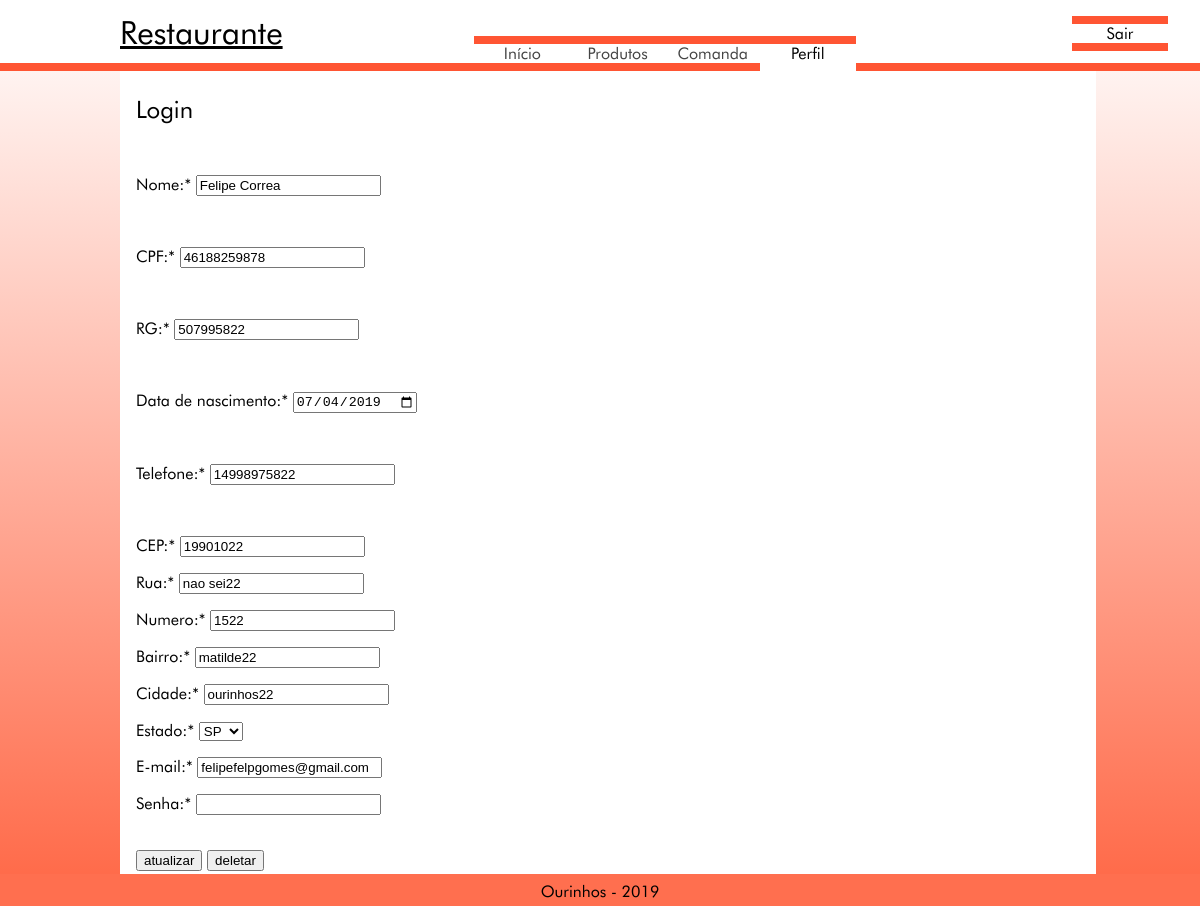
The page /pages/perfil.php (signed in) on the database its author committed.
### tables this page shows
CREATE TABLE IF NOT EXISTS `usuarios` (
  `pkusuario` int(11) NOT NULL AUTO_INCREMENT,
  `nome` varchar(50) NOT NULL,
  `cpf` varchar(50) NOT NULL,
  `rg` varchar(50) NOT NULL,
  `email` varchar(50) NOT NULL,
  `datanascimento` date NOT NULL,
  `datacadastro` timestamp NOT NULL DEFAULT CURRENT_TIMESTAMP ON UPDATE CURRENT_TIMESTAMP,
  `senha` varchar(50) NOT NULL,
  `fktelefone` int(11) NOT NULL,
  `fkendereco` int(11) NOT NULL,
  PRIMARY KEY (`pkusuario`),
  KEY `fk_user_endereco` (`fkendereco`),
  KEY `fk_user_telefone` (`fktelefone`),
  CONSTRAINT `fk_user_endereco` FOREIGN KEY (`fkendereco`) REFERENCES `enderecos` (`pkendereco`) ON DELETE RESTRICT ON UPDATE RESTRICT,
  CONSTRAINT `fk_user_telefone` FOREIGN KEY (`fktelefone`) REFERENCES `telefones` (`pktelefone`)
);

### class/ext/conBD.php (called while the page is built, shortened)
<?php
class conBD {
    private $user = "felipecg";
    private $key = "";
    private $host = "localhost";
    private $nameDb = "comanda";
    function getUser() {
        return $this->user;
    }
    function getKey() {
        return $this->key;
    }
    function getHost() {
        return $this->host;
    }
    function getNameDb() {
        return $this->nameDb;
    }
    function conectarBD($falha) {
        $user = $this->getUser();
        $key = $this->getKey();
        $host = $this->getHost();
        $nameDb = $this->getNameDb();
        $con = mysqli_connect($host, $user, $key, $nameDb) or die($falha . mysqli_error($con));
        return $con;
    }
}

### class/DAO/usuarioDAO.php (called while the page is built, shortened)
<?php
$root = $_SERVER["DOCUMENT_ROOT"];
require_once $root . '/class/ext/conBD.php';
class usuarioDAO extends conBD {
    private $linkBD;
    function getLinkBD() {
        return $this->linkBD;
    }
    function setLinkBD($linkBD) {
        $this->linkBD = $linkBD;
    }
    function consultaDadosUsuario() {
        if (!isset($_SESSION)) {
            header("location:./login.php");
        } else if (isset($_SESSION["login"]) && isset($_SESSION["senha"])) {
            $login=$_SESSION["login"];
            $senha=$_SESSION["senha"];
            $query = "SELECT usuarios.nome, usuarios.email, usuarios.cpf, usuarios.rg, usuarios.datanascimento, ENDERECO.rua, ENDERECO.numero, ENDERECO.bairro, ENDERECO.cidade, ENDERECO.estado, ENDERECO.cep, TELEFONE.telefone FROM usuarios,(SELECT * FROM enderecos WHERE enderecos.pkendereco = (SELECT usuarios.fkendereco FROM usuarios where usuarios.email = '$login' AND usuarios.senha = '$senha')) AS ENDERECO,(SELECT * FROM telefones where telefones.pktelefone = (SELECT usuarios.fktelefone FROM usuarios where usuarios.email = '$login' AND usuarios.senha = '$senha')) AS TELEFONE WHERE usuarios.email = '$login' AND usuarios.senha = '$senha'";
            $result = mysqli_query($this->getLinkBD(), $query);
            if(mysqli_num_rows($result) == 1){
                $registro = mysqli_fetch_array($result);
                return $registro;
            }
            else{
                header("location:./perfil.php");
            }
            exit();
        }
    }
}

### pages/cont/perfil.php (the view, shortened to what this page needs)
<?php
class perfil {
    function conteudo($dados) {
        $estado = array('AC' => '', 'AL' => '', 'AM' => '', 'AP' => '', 'BA' => '', 'CE' => '', 'DF' => '', 'ES' => '', 'GO' => '', 'MA' => '', 'MG' => '', 'MS' => '', 'MT' => '', 'PA' => '', 'PB' => '', 'PE' => '', 'PI' => '', 'PR' => '', 'RJ' => '', 'RN' => '', 'RS' => '', 'RO' => '', 'RR' => '', 'SC' => '', 'SE' => '', 'SP' => '', 'TO' => '');
        $dadosEstadoM = strtoupper($dados['estado']);
        $estado["$dadosEstadoM"] = 'selected';
        $conteudoEstado = null;
        foreach ($estado as $key => $value) {
            $conteudoEstado .= "<option value = '$key' $value>$key</option>\n";
        }
        $conteudo = "<div class = 'item-campo'>\n"
                . "<div id='conteudo'>\n"
                . "<form action='' method='POST'>\n"
                . "<p><span style='font-size:1.5em;'>Login</span></p>\n"
                . "<br>\n"
                . "<p><span>Nome:* </span>\n"
                . "<input type='text' name='nome' value='$dados[nome]'/></p>\n"
                . "<br>\n"
                . "<p><span>CPF:* </span>\n"
                . "<input type='text' name='cpf' value='$dados[cpf]'/></p>\n"
                . "<br>\n"
                . "<p><span>RG:* </span>\n"
                . "<input type='text' name='rg' value='$dados[rg]'/></p>\n"
                . "<br>\n"
                . "<p><span>Data de nascimento:* </span>\n"
                . "<input type='date' name='datanascimento'  value='$dados[datanascimento]'/></p>\n"
                . "<br>\n"
                . "<p><span>Telefone:* </span>\n"
                . "<input type='text' name='telefone' value='$dados[telefone]'/></p>\n"
                . "<br>\n"
                . "<p><span>CEP:* </span><input type = 'text' name = 'cep' id = 'cep' value='$dados[cep]' onblur = 'pesquisacep(this.value);'/></p>\n"
                . "<p><span>Rua:* </span><input type = 'text' name = 'rua' id = 'rua' value='$dados[rua]'/></p>\n"
                . "<p><span>Numero:* </span><input type = 'text' name = 'numero' id = 'numero' value='$dados[numero]'/></p>\n"
                . "<p><span>Bairro:* </span><input type = 'text' name = 'bairro' id = 'bairro' value='$dados[bairro]'/></p>\n"
                . "<p><span>Cidade:* </span><input type = 'text' name = 'cidade' id = 'cidade' value='$dados[cidade]'/></p>\n"
                . "<p><span>Estado:* </span>"
                . "<select name = 'estado' id = 'estado'>\n"
                . "$conteudoEstado"
                . "</select></p>\n"
                . "<p><span>E-mail:* </span>\n"
                . "<input type='text' name='email' value='$dados[email]'/></p>\n"
                . "<p><span>Senha:* </span>\n"
                . "<input type='password' name='senha'/></p>\n"
                . "<input type='hidden' name='act' value='atu'/>\n"
                . "<br><input type='submit' name='Atualizar' value='atualizar'/>\n"
                . "<input type='submit' name='Excluir Registro' value='deletar'/>\n"
                . "</form>\n"
                . "</div>"
                . "</div>"
                . "<br>";
        return $conteudo;
    }
}

### class/ext/menuInterativo.php (shortened to what this page needs)
<?php
$root=$_SERVER["DOCUMENT_ROOT"];
require_once $root.'/class/ext/conBD.php';
class menuInterativo extends conBD {
    private $ativo = array('', '', '', '', '');
    private $link = array('index.php', 'produto.php', 'comanda.php', '', '', 'login.php');
    private $item = array('Início', 'Produtos', 'Comanda', '', '', 'Login');
    private $conteudoMenu = 'Erro interno, não foi possivel carregar o menu';
    private $linkBD = '';
    function getLinkBD() {
        return $this->linkBD;
    }
    function setLinkBD($linkBD) {
        $this->linkBD = $linkBD;
    }
    function getAtivo() {
        return $this->ativo;
    }
    function getLink() {
        return $this->link;
    }
    function getItem() {
        return $this->item;
    }
    function setAtivo($posicao) {
        $this->ativo[$posicao] = 'ativo';
    }
    function setLink($link, $posicao) {
        $this->link[$posicao] = $link;
    }
    function setItem($item, $posicao) {
        $this->item[$posicao] = $item;
    }
    function setConteudoMenu($conteudoMenu) {
        $this->conteudoMenu = $conteudoMenu;
    }
    public function __construct($page) {
        $this->verificarSessao($this->getLinkBD());
        $this->alterarConteudoMenu();
    }
    public function verificarSessao($linkBD) {
        if ((!isset($_SESSION['login'])) && ((!isset($_SESSION['senha'])) || (!isset($_SESSION['senhamd5'])))) {
            unset($_SESSION['login']);
            unset($_SESSION['senha']);
            unset($_SESSION['senhamd5']);
            $this->setItem('', 3);
            $this->setLink('', 3);
            $this->setItem("Login", 5);
            $this->setLink("login.php", 5);
            $this->setSessao(FALSE);
        } else if ((isset($_SESSION['login'])) && ( isset($_SESSION['senhamd5']))) {
            $login = $_SESSION['login'];
            $query = "SELECT usuarios.nome FROM usuarios WHERE email='$login'";
            $result = mysqli_query($linkBD, $query);
        } else {
            session_destroy();
            $this->setSessao(TRUE);
       }
    }
    public function alterarConteudoMenu() {
        $link = $this->getLink();
        $item = $this->getItem();
        $ativo = $this->getAtivo();
        $quartoItem = ($item["3"] != '') ? ("<a href='$link[3]'><span id='$ativo[3]'><center>$item[3]</center></span></a>\n") : ('');
        $quintoItem = ($item["4"] != '') ? ("<a href='$link[4]'><span id='$ativo[4]'><center>$item[4]</center></span></a>\n") : ('');
        $conteudo = "<div id='menu'> \n"
                . "<div id='logo'> \n"
                . "<a href='index.php'><span>Restaurante</span></a>\n"
                . "</div><div id='itens-menu'>\n"
                . "<a href='$link[0]'><span id='$ativo[0]'><center>$item[0]</center></span></a>\n"
                . "<a href='$link[1]'><span id='$ativo[1]'><center>$item[1]</center></span></a>\n"
                . "<a href='$link[2]'><span id='$ativo[2]'><center>$item[2]</center></span></a>\n"
                . $quartoItem
                . $quintoItem
                . "</div>\n"
                . "<div id='bt-conectar'>\n"
                . "<a href='$link[5]'><span><center>$item[5]</center></span></a>\n"
                . "</div>\n"
                . "</div>\n";
    }
    function menu() {
        return $this->conteudoMenu;
    }
}

### pages/perfil.php (shortened to what this page needs)
<?php
$root = $_SERVER["DOCUMENT_ROOT"];
require_once $root . '/template/htmlHeader.php';
require_once $root . '/template/htmlFooter.php';
require_once $root . '/pages/cont/perfil.php';
require_once $root . '/class/ext/menuInterativo.php';
require_once $root . '/class/DAO/usuarioDAO.php';
$objMenuInterativo = new menuInterativo(3);
$objConteudo = new perfil();
$objHeader = new htmlHeader();
$objFooter = new htmlFooter();
$objUsuario = new usuarioDAO();
$registro = $objUsuario->consultaDadosUsuario();
echo $objHeader->header();
echo $objMenuInterativo->menu();
echo $objConteudo->conteudo($registro);
echo $objFooter->footer();

### template/htmlHeader.php (shortened to what this page needs)
<?php
class htmlHeader {
    private $caminhoJS = '';
    private $caminhoCSS = '';
    private $caminhoBasicoCSS = "<link rel='stylesheet' type='text/css' href='../../css/style.css'>\n";
    private $caminhoBasicoJS = "<script charset='utf-8' type='text/javascript' src='https://ajax.googleapis.com/ajax/libs/jquery/2.1.1/jquery.min.js' defer='defer'></script>\n";
    function getCaminhoJS() {
        return $this->caminhoJS;
    }
    function getCaminhoCSS() {
        return $this->caminhoCSS;
    }
    function getCaminhoBasicoCSS() {
        return $this->caminhoBasicoCSS;
    }
    function getCaminhoBasicoJS() {
        return $this->caminhoBasicoJS;
    }
    function __construct($op = '', $cJS = '', $cCSS = '') {
        switch ($op) {
            case '':
                 $this->header();
                break;
        }
    }
    function header() {
        $conteudo = "<!DOCTYPE html>\n"
                . "<html>\n"
                . "<head>\n"
                . "<title>Sistema de Comandas</title>\n"
                . "<meta charset='UTF-8'>\n"
                . "<meta name='viewport' content='width=device-width, initial-scale=1.0'>\n"
                . $this->getCaminhoBasicoCSS()
                . $this->getCaminhoCSS()
                . ""
                . $this->getCaminhoBasicoJS()
                . $this->getCaminhoJS()
                . "</head>\n" .
                "<body>\n";
        return $conteudo;
    }
}

### template/htmlFooter.php
<?php
class htmlFooter {
    function footer($param = '') {
        $conteudo = "<footer>\n"
                . "<center>\n"
                . "<span style='position: relative; top: 0.5em;'>Ourinhos - 2019</span>\n"
                . "</center>\n"
                . "</footer>\n"
                . "</body>\n"
                . "</html>\n";
        return $conteudo;
    }
}

### css/style.css (style rules this page uses)
body { font-family: futura; font-size: 1em; margin: 0em; padding: 0em; max-width: 100.01%; width: 99.99%; background-image: linear-gradient(to bottom, transparent, #ff6644); }
#menu { position: fixed; top: 0em; width: 100%; height: 3.95em; background-color: #fff; z-index: 1000; border-bottom: 0.5em solid; border-bottom-color: #f53; font-size: 1em; }
#logo { position: relative; left:10%; top: 0.4em; font-size: 2em; display: inherit; }
#itens-menu a:link span, #itens-menu a:visited span { background-color: #fff; border-top: .5em solid #f53; border-bottom: .5em solid #f53; color: #444; transition:all ease 0.3s; }
a:link #ativo, a:visited #ativo { background-color: #fff !important; border-bottom: .5em solid #fff !important; color: #000 !important; transition:all ease 0.3s; }
#itens-menu span { position: relative; margin-top: -0.2em; margin-left: -0.35em; margin-right: 0em; display: inline-block; border-top: .5em solid #f53; border-right: 0em transparent; border-bottom: .5em solid #f53; border-left: 0em transparent; min-width: 6em; padding: 0em; }
#bt-conectar a:link span, #bt-conectar a:visited span { background-color: #fff; color: #000; transition:all ease 0.3s; }
#bt-conectar a span { position: fixed; top: 1em; right: 2em; margin-top: 0em; margin-left: -0.35em; margin-right: 0em; display: inline-block; border-top: .5em solid #f53; border-right: 0em transparent; border-bottom: .5em solid #f53; border-left: 0em transparent; min-width: 6em; padding: 0em; background-color: #fff; transition:all ease 0.3s; }
footer { position: fixed; bottom: 0em; width: 100%; height: 2em; background-color: #ff6f4f; z-index: 2000; }
#itens-menu { position: relative; left: 50%; margin-left: -10%; }
#logo a:link, #logo a:visited { color: #000; }
#conteudo { position: relative; display: block; margin-top:4.45em; width: 80%; left: 10%; min-height:34em; background-color: #fff; padding-bottom: 1em; padding-top: 0.5em; padding-left: 1em; }

### rows shown on the page
usuarios: nome "Felipe Correa", cpf "46188259878", rg "507995822", datanascimento "07/04/2019", email "felipefelpgomes@gmail.com"

### other values the page prints
$item[0] "Início"
$item[1] "Produtos"
$item[2] "Comanda"
$item[3] "Perfil"
$item[5] "Sair"
form field estado "SP"
